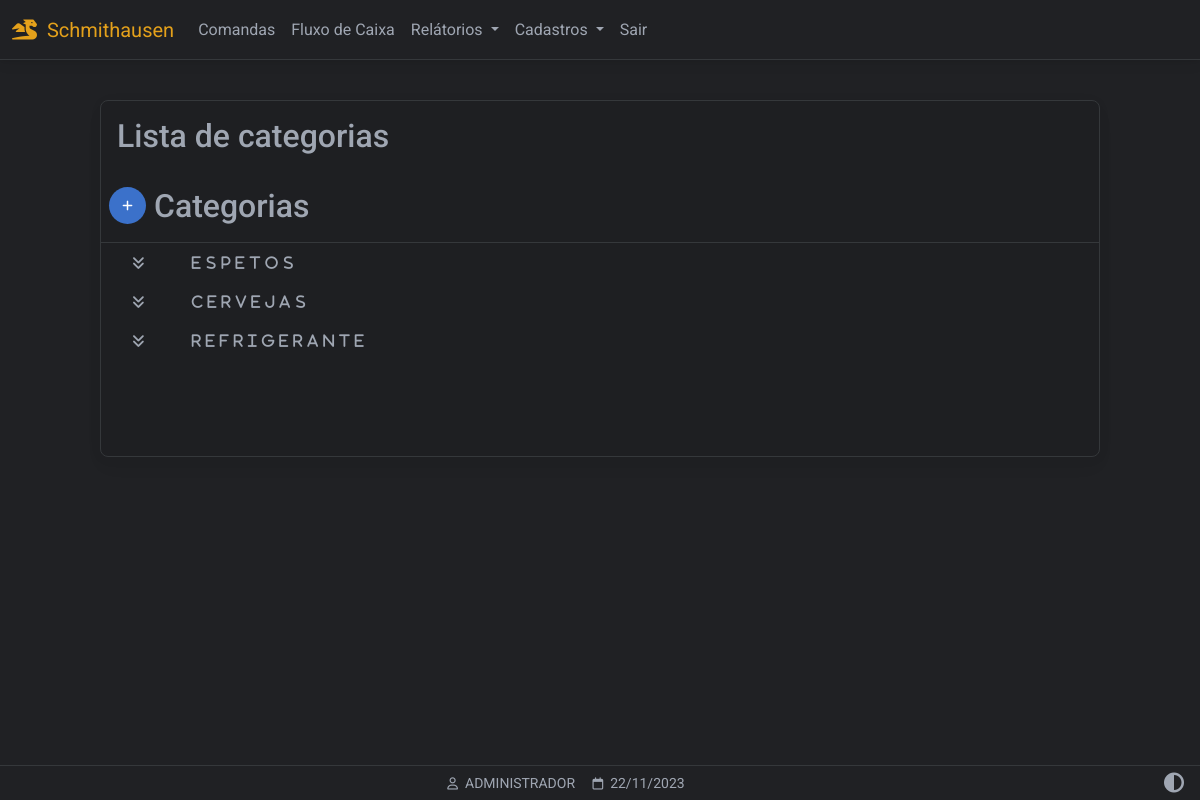
/categorias (signed in), run on the app's committed database.
### website/models.py (models this page shows)
class Categoria(db.Model):
    id = db.Column(db.Integer, primary_key=True)
    nome = db.Column(db.String(150))
    categoria = db.relationship('Tamanho',backref='tamanhos')

class User(db.Model, UserMixin):
    id = db.Column(db.Integer, primary_key=True)
    email = db.Column(db.String(150), unique=True)
    password = db.Column(db.String(150))
    first_name = db.Column(db.String(150))
    user = db.relationship('Produto',backref='produto')

### website/routes/view_categorias.py (the view)
@view_categorias.route('/categorias', methods=['GET','POST'])
@login_required
def categorias():
    get_flashed_messages()
    categorias = Categoria.query.all()
    tamanhos = Tamanho.query.all()
    return render_template("categorias_listar.html",
        user=current_user,
        data=data,
        tamanhos=tamanhos,
        categorias=categorias)

### website/templates/categorias_listar.html (shortened to what this page needs)
{% extends "base.html" %}
{% block content %}
<div class="container-fluid" style="min-height:100dvh;padding-top:100px">
  <div class="table-responsive w-100 card myTheme-900 larg-max m-auto" style="padding-bottom: 80px">
    <table class="table table-dropdown table-borderless table-sm myTheme-900 ">
      <thead>
        <tr>
          <h2 class="p-3 ">Lista de categorias {{ texto }}</h2>
        </tr>
        <tr>
          <th>
            <div class="d-flex">
              <a href="" class="btn btn-primary btn-floating d-flex justify-content-center align-items-center"
                data-mdb-toggle="modal" data-mdb-target="#modal-categoria">
                <i class="fa-solid fa-plus"></i></a>
              <span class=" ms-2">
                <h2>Categorias</h2>
              </span>
            </div>
          </th>
        </tr>
      </thead>
      <tbody id="tb-categorias">
        {% for cat in categorias %}
        <tr>
          <td class="text-nowrap" scope="row">
            <details data-detailsId="{{ cat.id }}" class="">
              <summary class="ps-4">
                &nbsp;&nbsp;&nbsp;&nbsp;{{ cat.nome }}
              </summary>
            </details>
          </td>
        </tr>
        {% endfor %}
      </tbody>
    </table>
  </div>
</div>
{% endblock %}
{% block titlefooter %}
<span>
  &nbsp;{{ user.first_name.split()[0] | upper }}
  <span>
    &nbsp;{{ data.strftime('%d/%m/%Y') }}
  </span>
  {% endblock %}

### website/static/css/base.css (style rules this page uses)
:root { --custom-color: 211, 84, 0; --color-primary: 59, 113, 202; --color-secondary: 159,166,178; --color-success: 20,164,77; --color-danger: 220, 76, 76; --color-warning: 228,161,27; --color-info: 84,180,211; --color-ligth: 251,251,251; --color-theme-500: 32, 33, 36; --color-theme-900: 30, 31, 34; --cor-fonte: 159,166,178; --cor-da-borda: 53, 56, 59; }
.larg-max { max-width: 1000px!important; }
.myTheme-900 { background-color: rgb(var(--color-theme-900))!important; color: rgb(var(--cor-fonte))!important; }
.myTheme-500 { background-color: rgb(var(--color-theme-500))!important; color: rgb(var(--cor-fonte))!important; }
.my-footer span { color: rgb(var(--cor-fonte)); }
.table-responsive { border: 1px solid rgb(var(--cor-da-borda))!important; color: rgb(var(--cor-fonte))!important; margin-bottom: 80px!important; }
.table-responsive thead th { border-bottom: 1px solid rgb(var(--cor-da-borda))!important; }
details > summary { letter-spacing: 5px; font-family: FontAwesome; list-style-type: '\f103'; }
.btn { box-shadow: none!important; }

### data on the page
Categoria: nome "ESPETOS"
Categoria: nome "CERVEJAS"
Categoria: nome "REFRIGERANTE"
User: first_name "ADMINISTRADOR"

### other printed values
{{ data.strftime('%d/%m/%Y') }} "22/11/2023"
